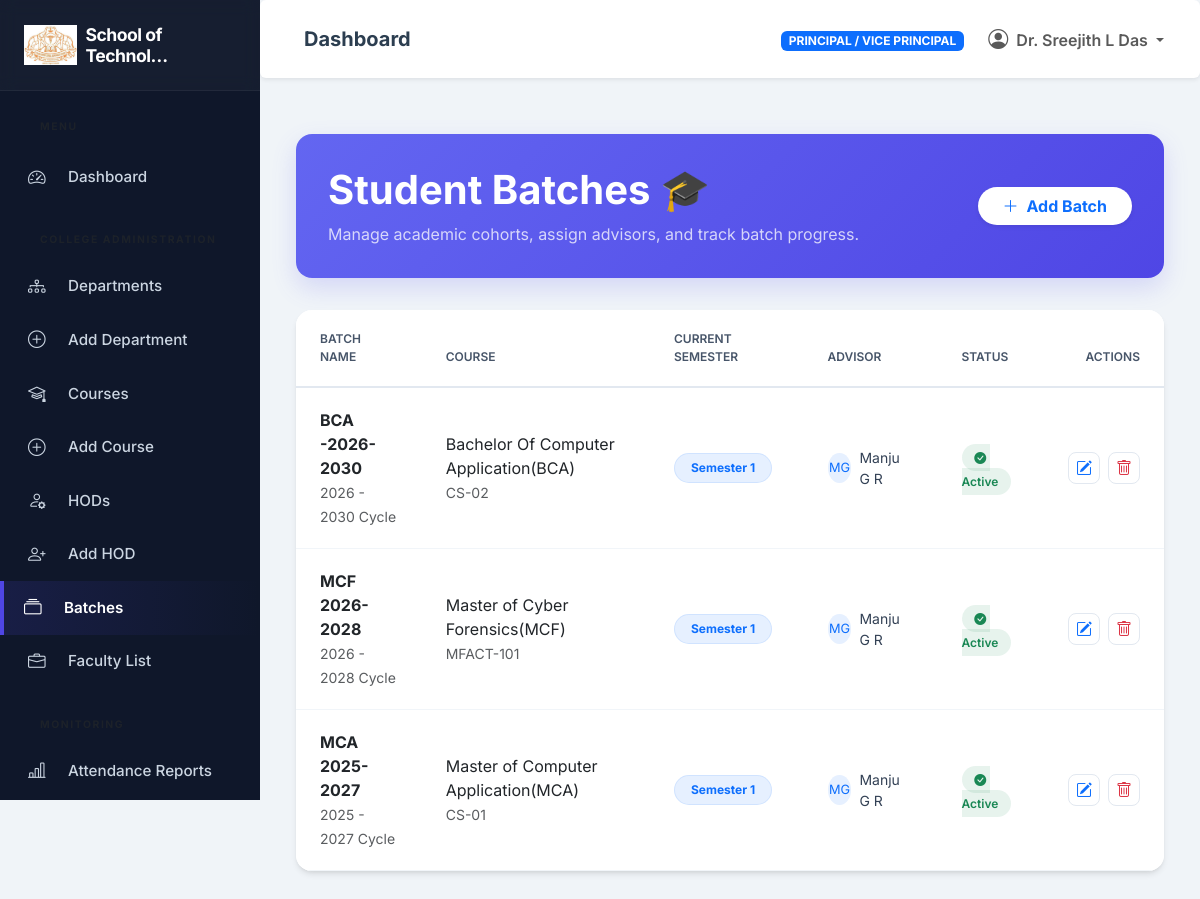
The page /students/batches/ (signed in) on the database its author committed.
### institutions/models.py (models this page shows, shortened)
class Institution(models.Model):
    institution_name = models.CharField(max_length=255)
    institution_code = models.CharField(max_length=50, unique=True)
    location = models.TextField()
    principal = models.OneToOneField(settings.AUTH_USER_MODEL, on_delete=models.SET_NULL, null=True, blank=True, related_name='principal_of', limit_choices_to={'role': 'INSTITUTION_ADMIN'})
    vice_principal = models.OneToOneField(settings.AUTH_USER_MODEL, on_delete=models.SET_NULL, null=True, blank=True, related_name='vice_principal_of', limit_choices_to={'role': 'INSTITUTION_ADMIN'})
    contact_email = models.EmailField()
    contact_phone = models.CharField(max_length=20, null=True, blank=True)
    logo = models.ImageField(upload_to='institutions/logos/', null=True, blank=True)
    established_date = models.DateField(null=True, blank=True)
    is_active = models.BooleanField(default=True)
    created_at = models.DateTimeField(auto_now_add=True)
    updated_at = models.DateTimeField(auto_now=True)
    @property
    def name(self):
        return self.institution_name

### accounts/models.py (models this page shows, shortened)
class User(AbstractUser):
    class Role(models.TextChoices):
        SUPER_ADMIN = 'SUPER_ADMIN', 'CPAS Admin'
        INSTITUTION_ADMIN = 'INSTITUTION_ADMIN', 'Principal / Vice Principal'
        HOD = 'HOD', 'HOD'
        FACULTY = 'FACULTY', 'Faculty'
        STUDENT = 'STUDENT', 'Student'
    email = models.EmailField(_('email address'), unique=True)
    role = models.CharField(max_length=20, choices=Role.choices, default=Role.STUDENT)
    phone_number = models.CharField(max_length=15, blank=True, null=True)
    profile_picture = models.ImageField(upload_to='profiles/', null=True, blank=True)
    USERNAME_FIELD = 'email'
    REQUIRED_FIELDS = []
    objects = CustomUserManager()
    @property
    def is_super_admin(self):
        return self.role == self.Role.SUPER_ADMIN or self.is_superuser
    @property
    def is_institution_admin(self):
        return self.role == self.Role.INSTITUTION_ADMIN
    @property
    def is_hod(self):
        return self.role == self.Role.HOD
    @property
    def is_faculty(self):
        return self.role == self.Role.FACULTY
    @property
    def is_student(self):
        return self.role == self.Role.STUDENT

### students/models.py (models this page shows, shortened)
class Batch(models.Model):
    course = models.ForeignKey(Course, on_delete=models.CASCADE, related_name='batches')
    current_semester = models.ForeignKey(Semester, on_delete=models.SET_NULL, null=True, blank=True)
    batch_name = models.CharField(max_length=100)
    start_year = models.PositiveIntegerField()
    end_year = models.PositiveIntegerField()
    advisor = models.ForeignKey(
        'faculty.Faculty', on_delete=models.SET_NULL,
        null=True, blank=True, related_name='advised_batches',
    )
    is_active = models.BooleanField(default=True)
    class Meta:
        verbose_name_plural = 'Batches'
        ordering = ['-start_year']

### courses/models.py (models this page shows, shortened)
class Course(models.Model):
    institution = models.ForeignKey(Institution, on_delete=models.CASCADE, related_name='courses')
    department = models.ForeignKey(Department, on_delete=models.CASCADE, related_name='courses')
    course_name = models.CharField(max_length=255)
    course_code = models.CharField(max_length=50)
    duration_years = models.PositiveIntegerField(default=3)
    total_semesters = models.PositiveIntegerField(default=6)
    intake_capacity = models.PositiveIntegerField(default=60)
    description = models.TextField(blank=True, null=True, help_text="Detailed overview of the course.")
    eligibility = models.TextField(blank=True, null=True, help_text="Eligibility criteria for admission.")
    is_featured = models.BooleanField(default=False, help_text="Display this course on the public homepage featured section.")
    icon_class = models.CharField(max_length=50, default='bi-mortarboard', help_text="Bootstrap icon class (e.g. bi-laptop, bi-shield-lock, bi-cpu).")
    is_active = models.BooleanField(default=True)
    created_at = models.DateTimeField(auto_now_add=True)
    class Meta:
        unique_together = (('department', 'course_code'), ('institution', 'course_code'))
        ordering = ['created_at']

class Semester(models.Model):
    course = models.ForeignKey(Course, on_delete=models.CASCADE, related_name='semesters')
    semester_number = models.PositiveIntegerField()
    is_active = models.BooleanField(default=True)
    class Meta:
        unique_together = ('course', 'semester_number')

### faculty/models.py (models this page shows, shortened)
class Faculty(models.Model):
    class Designation(models.TextChoices):
        PROFESSOR = 'PROFESSOR', 'Professor'
        ASSOCIATE_PROFESSOR = 'ASSOCIATE_PROFESSOR', 'Associate Professor'
        ASSISTANT_PROFESSOR = 'ASSISTANT_PROFESSOR', 'Assistant Professor'
        LECTURER = 'LECTURER', 'Lecturer'
    user = models.OneToOneField(
        User,
        on_delete=models.CASCADE,
        related_name='faculty_profile',
        limit_choices_to={'role__in': ['FACULTY', 'HOD']},
    )
    institution = models.ForeignKey(
        Institution, on_delete=models.CASCADE,
        related_name='faculty_members',
    )
    department = models.ForeignKey(
        Department, on_delete=models.CASCADE,
        related_name='faculties',
    )
    designation = models.CharField(
        max_length=30, choices=Designation.choices,
        default=Designation.ASSISTANT_PROFESSOR,
    )
    joining_date = models.DateField(null=True, blank=True)
    experience_years = models.PositiveIntegerField(default=0, help_text="Total years of professional experience")
    is_active = models.BooleanField(default=True)
    class Meta:
        verbose_name_plural = 'Faculties'
        ordering = ['user__first_name']

### students/views.py (the view)
# urls.py: path('batches/', views.BatchListView.as_view(), name='batch_list'),
class BatchListView(LoginRequiredMixin, HODRequiredMixin, ListView):
    model = Batch
    template_name = 'students/batch_list.html'
    context_object_name = 'batches'
    def get_queryset(self):
        qs = Batch.objects.select_related('course', 'current_semester').order_by('-start_year')
        user = self.request.user
        if user.is_institution_admin:
            inst = getattr(user, 'principal_of', getattr(user, 'vice_principal_of', None))
            qs = qs.filter(course__institution=inst) if inst else qs.none()
        elif user.is_hod:
            depts = user.managed_departments.all()
            qs = qs.filter(course__department__in=depts)
        return qs

### students/templates/students/batch_list.html (shortened to what this page needs)
{% extends 'base_dashboard.html' %}
{% block dashboard_content %}
<div class="container-fluid py-2">
    <div class="batch-header-card d-flex justify-content-between align-items-center flex-wrap">
        <div>
            <h1 class="fw-bold mb-2">Student Batches 🎓</h1>
            <p class="mb-0 opacity-75">Manage academic cohorts, assign advisors, and track batch progress.</p>
        </div>
        <div class="mt-3 mt-md-0">
            <a href="{% url 'students:batch_add' %}" class="btn btn-white bg-white text-primary fw-bold rounded-pill px-4 shadow-sm">
                <i class="bi bi-plus-lg me-2"></i>Add Batch
            </a>
        </div>
    </div>
    <div class="table-modern">
        <div class="table-responsive">
            <table class="table table-borderless mb-0">
                <thead>
                    <tr>
                        <th>Batch Name</th>
                        <th>Course</th>
                        <th>Current Semester</th>
                        <th>Advisor</th>
                        <th>Status</th>
                        <th class="text-end">Actions</th>
                    </tr>
                </thead>
                <tbody>
                    {% for batch in batches %}
                    <tr>
                        <td>
                            <div class="fw-bold text-dark">{{ batch.batch_name }}</div>
                            <small class="text-muted">{{ batch.start_year }} - {{ batch.end_year }} Cycle</small>
                        </td>
                        <td>
                            <div class="text-dark">{{ batch.course.course_name }}</div>
                            <small class="text-muted">{{ batch.course.course_code }}</small>
                        </td>
                        <td>
                            <span class="badge bg-primary bg-opacity-10 text-primary border border-primary border-opacity-10 px-3 py-2 rounded-pill">
                                Semester {{ batch.current_semester.semester_number }}
                            </span>
                        </td>
                        <td>
                            {% if batch.advisor %}
                            <div class="d-flex align-items-center">
                                <div class="bg-primary bg-opacity-10 text-primary rounded-circle d-flex align-items-center justify-content-center me-2" style="width:30px; height:30px; font-size: 0.8rem;">
                                    {{ batch.advisor.user.first_name|first }}{{ batch.advisor.user.last_name|first }}
                                </div>
                                <span class="small">{{ batch.advisor.user.get_full_name }}</span>
                            </div>
                            {% else %}
                            <span class="text-muted italic small">No Advisor</span>
                            {% endif %}
                        </td>
                        <td>
                            {% if batch.is_active %}
                            <span class="batch-badge bg-success bg-opacity-10 text-success"><i class="bi bi-check-circle-fill me-1"></i> Active</span>
                            {% else %}
                            <span class="batch-badge bg-secondary bg-opacity-10 text-secondary"><i class="bi bi-pause-circle-fill me-1"></i> Inactive</span>
                            {% endif %}
                        </td>
                        <td class="text-end">
                            <div class="d-flex justify-content-end gap-2">
                                <a href="{% url 'students:batch_edit' batch.pk %}" class="action-btn text-primary" title="Edit Batch">
                                    <i class="bi bi-pencil-square"></i>
                                </a>
                                <form method="post" action="{% url 'students:batch_delete' batch.pk %}" class="d-inline" onsubmit="return confirm('Permanently delete this batch? All student associations will be affected.')">
                                    <button type="submit" class="action-btn text-danger" title="Delete Batch">
                                        <i class="bi bi-trash"></i>
                                    </button>
                                </form>
                            </div>
                        </td>
                    </tr>
                    {% empty %}
                    <tr><td colspan="6" class="text-center py-5 text-muted"><i class="bi bi-collection fs-1 d-block mb-2"></i>No batches found.</td></tr>
                    {% endfor %}
                </tbody>
            </table>
        </div>
    </div>
</div>
{% endblock %}

### templates/includes/sidebar.html (shortened to what this page needs)
<nav id="sidebar">
    <div class="sidebar-header">
        <a href="{% url 'dashboard:index' %}" class="text-decoration-none">
            <h4 class="mb-0 fw-bold d-flex align-items-center text-white">
                {% if current_institution and current_institution.logo %}
                    <img src="{{ current_institution.logo.url }}" alt="{{ current_institution.name }}" class="me-2" style="max-height: 40px; width: auto; object-fit: contain;">
                {% else %}
                    <i class="bi bi-mortarboard-fill me-2 text-primary"></i>
                {% endif %}
                <span style="font-size: 1.1rem; letter-spacing: -0.5px;">
                    {% if current_institution %}
                        {{ current_institution.name|truncatechars:18 }}
                    {% else %}
                        CPAS ERP
                    {% endif %}
                </span>
            </h4>
        </a>
    </div>
    <ul class="list-unstyled components">
        <p class="text-uppercase fw-bold ms-3 mb-2 text-muted" style="font-size:0.65rem;">Menu</p>
        <li class="{% if '/dashboard/' in request.path %}active{% endif %}">
            {% if user.is_super_admin %}
                <a href="{% url 'dashboard:admin_dashboard' %}"><i class="bi bi-speedometer2 me-2"></i> Dashboard</a>
            {% elif user.is_institution_admin %}
                <a href="{% url 'dashboard:principal_dashboard' %}"><i class="bi bi-speedometer2 me-2"></i> Dashboard</a>
            {% elif user.is_hod %}
                <a href="{% url 'dashboard:hod_dashboard' %}"><i class="bi bi-speedometer2 me-2"></i> Dashboard</a>
            {% elif user.is_faculty %}
                <a href="{% url 'dashboard:faculty_dashboard' %}"><i class="bi bi-speedometer2 me-2"></i> Dashboard</a>
            {% elif user.is_student %}
                <a href="{% url 'dashboard:student_dashboard' %}"><i class="bi bi-speedometer2 me-2"></i> Dashboard</a>
            {% else %}
                <a href="{% url 'accounts:login' %}"><i class="bi bi-speedometer2 me-2"></i> Dashboard</a>
            {% endif %}
        </li>
        {% if user.is_institution_admin %}
        <p class="text-uppercase fw-bold ms-3 mt-3 mb-1 text-muted" style="font-size:0.65rem;">College Administration</p>
        <li><a href="{% url 'departments:department_list' %}"><i class="bi bi-diagram-3 me-2"></i> Departments</a></li>
        <li><a href="{% url 'departments:department_add' %}"><i class="bi bi-plus-circle me-2"></i> Add Department</a></li>
        <li><a href="{% url 'courses:course_list' %}"><i class="bi bi-mortarboard me-2"></i> Courses</a></li>
        <li><a href="{% url 'courses:course_add' %}"><i class="bi bi-plus-circle me-2"></i> Add Course</a></li>
        <li><a href="{% url 'departments:manage_hods' %}"><i class="bi bi-person-gear me-2"></i> HODs</a></li>
        <li><a href="{% url 'departments:add_hod' %}"><i class="bi bi-person-plus me-2"></i> Add HOD</a></li>
        <li><a href="{% url 'students:batch_list' %}"><i class="bi bi-collection me-2"></i> Batches</a></li>
        <li><a href="{% url 'faculty:faculty_list' %}"><i class="bi bi-briefcase me-2"></i> Faculty List</a></li>
        <p class="text-uppercase fw-bold ms-3 mt-3 mb-1 text-muted" style="font-size:0.65rem;">Monitoring</p>
        <li><a href="{% url 'attendance:attendance_report' %}"><i class="bi bi-bar-chart-line me-2"></i> Attendance Reports</a></li>
        <li><a href="{% url 'examinations:exam_list' %}"> Examinations</a></li>
        {% endif %}
    </ul>
</nav>

### templates/includes/navbar.html (shortened to what this page needs)
<nav class="navbar navbar-expand-lg navbar-light bg-white rounded shadow-sm mb-4 p-3">
    <div class="container-fluid">
        <h5 class="mb-0 ms-3 fw-bold text-gray-800 d-none d-md-block">
            {% block page_title %}Dashboard{% endblock %}
        </h5>
        <div class="collapse navbar-collapse d-flex justify-content-end" id="navbarSupportedContent">
            <ul class="nav navbar-nav ml-auto align-items-center">
                <li class="nav-item me-3">
                    <span class="badge bg-primary text-uppercase px-2 py-1">{{ user.get_role_display }}</span>
                </li>
                <li class="nav-item dropdown">
                    <a class="nav-link dropdown-toggle fw-semibold" href="#" id="navbarDropdown" role="button" data-bs-toggle="dropdown">
                        <i class="bi bi-person-circle fs-5 me-1"></i> {{ user.get_full_name|default:user.email }}
                    </a>
                </li>
            </ul>
        </div>
    </div>
</nav>

### rows shown on the page
Institution: logo (picture), name "School of Technol…"
User: role "PRINCIPAL / VICE PRINCIPAL", get_full_name "Dr. Sreejith L Das"
Batch: batch_name "BCA -2026-2030", start_year "2026", end_year "2030", course.course_name "Bachelor Of Computer Application(BCA)", course.course_code "CS-02", current_semester.semester_number "1", advisor.user.first_name|first "M", advisor.user.last_name|first "G", advisor.user.get_full_name "Manju G R", is_active True (drawn)
Batch: batch_name "MCF 2026-2028", start_year "2026", end_year "2028", course.course_name "Master of Cyber Forensics(MCF)", course.course_code "MFACT-101", current_semester.semester_number "1", advisor.user.first_name|first "M", advisor.user.last_name|first "G", advisor.user.get_full_name "Manju G R", is_active True (drawn)
Batch: batch_name "MCA 2025-2027", start_year "2025", end_year "2027", course.course_name "Master of Computer Application(MCA)", course.course_code "CS-01", current_semester.semester_number "1", advisor.user.first_name|first "M", advisor.user.last_name|first "G", advisor.user.get_full_name "Manju G R", is_active True (drawn)
